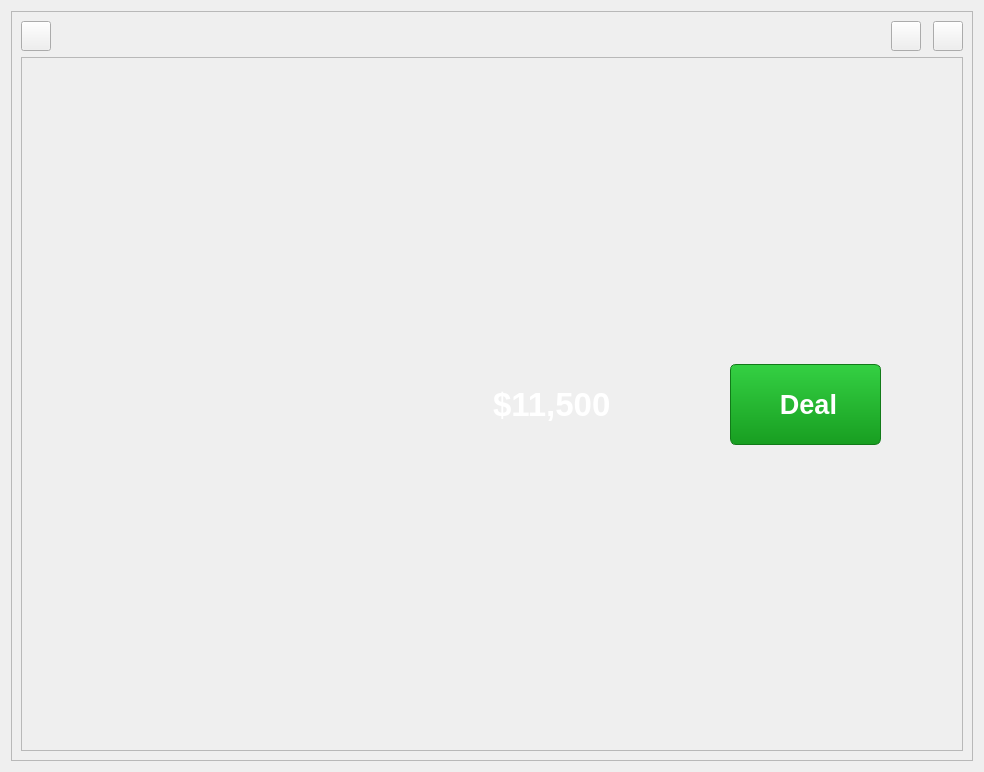
<?xml version="1.0" encoding="UTF-8"?>
<ui version="4.0">
 <class>Form</class>
 <widget class="QWidget" name="Form">
  <property name="geometry">
   <rect>
    <x>0</x>
    <y>0</y>
    <width>984</width>
    <height>772</height>
   </rect>
  </property>
  <property name="windowTitle">
   <string>Form</string>
  </property>
  <layout class="QGridLayout" name="gridLayout">
   <item row="0" column="0">
    <widget class="DraggableFrame" name="MainFrame">
     <property name="cursor">
      <cursorShape>ArrowCursor</cursorShape>
     </property>
     <property name="styleSheet">
      <string notr="true">#MainFrame
{
	border-image: url(:/images/res/images/green_table.png) 0 0 0 0 stretch stretch;
}
</string>
     </property>
     <property name="frameShape">
      <enum>QFrame::StyledPanel</enum>
     </property>
     <property name="frameShadow">
      <enum>QFrame::Raised</enum>
     </property>
     <layout class="QGridLayout" name="gridLayout_12">
      <item row="0" column="0">
       <layout class="QHBoxLayout" name="horizontalLayout_13">
        <property name="spacing">
         <number>12</number>
        </property>
        <item>
         <widget class="QPushButton" name="settingsButton_3">
          <property name="minimumSize">
           <size>
            <width>30</width>
            <height>30</height>
           </size>
          </property>
          <property name="maximumSize">
           <size>
            <width>30</width>
            <height>30</height>
           </size>
          </property>
          <property name="cursor">
           <cursorShape>PointingHandCursor</cursorShape>
          </property>
          <property name="styleSheet">
           <string notr="true">QPushButton 
{
	border-image: url(:/images/res/images/buttons/settings.png);
}
QPushButton:hover
{
	border-image: url(:/images/res/images/buttons/settings_hover.png);
}
</string>
          </property>
          <property name="text">
           <string/>
          </property>
         </widget>
        </item>
        <item>
         <spacer name="horizontalSpacer_23">
          <property name="orientation">
           <enum>Qt::Horizontal</enum>
          </property>
          <property name="sizeHint" stdset="0">
           <size>
            <width>40</width>
            <height>20</height>
           </size>
          </property>
         </spacer>
        </item>
        <item>
         <widget class="QPushButton" name="collapseButton_3">
          <property name="minimumSize">
           <size>
            <width>30</width>
            <height>30</height>
           </size>
          </property>
          <property name="maximumSize">
           <size>
            <width>30</width>
            <height>30</height>
           </size>
          </property>
          <property name="cursor">
           <cursorShape>PointingHandCursor</cursorShape>
          </property>
          <property name="styleSheet">
           <string notr="true">QPushButton 
{
	border-image: url(:/images/res/images/buttons/minimize.png);
}
QPushButton:hover
{
	border-image: url(:/images/res/images/buttons/minimize_hover.png);
}
</string>
          </property>
          <property name="text">
           <string/>
          </property>
         </widget>
        </item>
        <item>
         <widget class="QPushButton" name="closeButton_3">
          <property name="minimumSize">
           <size>
            <width>30</width>
            <height>30</height>
           </size>
          </property>
          <property name="maximumSize">
           <size>
            <width>30</width>
            <height>30</height>
           </size>
          </property>
          <property name="cursor">
           <cursorShape>PointingHandCursor</cursorShape>
          </property>
          <property name="styleSheet">
           <string notr="true">QPushButton 
{
	border-image: url(:/images/res/images/buttons/close.png);
}

QPushButton:hover
{
	border-image: url(:/images/res/images/buttons/close_hover.png);
}
</string>
          </property>
          <property name="text">
           <string/>
          </property>
         </widget>
        </item>
       </layout>
      </item>
      <item row="1" column="0">
       <widget class="QFrame" name="frame_4">
        <property name="frameShape">
         <enum>QFrame::StyledPanel</enum>
        </property>
        <property name="frameShadow">
         <enum>QFrame::Raised</enum>
        </property>
        <layout class="QGridLayout" name="gridLayout_13">
         <item row="0" column="1">
          <layout class="QVBoxLayout" name="verticalLayout_7">
           <item>
            <layout class="QHBoxLayout" name="horizontalLayout_15">
             <item>
              <spacer name="horizontalSpacer_28">
               <property name="orientation">
                <enum>Qt::Horizontal</enum>
               </property>
               <property name="sizeHint" stdset="0">
                <size>
                 <width>40</width>
                 <height>20</height>
                </size>
               </property>
              </spacer>
             </item>
             <item>
              <widget class="QLabel" name="topChipLabel_3">
               <property name="minimumSize">
                <size>
                 <width>120</width>
                 <height>120</height>
                </size>
               </property>
               <property name="maximumSize">
                <size>
                 <width>120</width>
                 <height>120</height>
                </size>
               </property>
               <property name="cursor">
                <cursorShape>PointingHandCursor</cursorShape>
               </property>
               <property name="styleSheet">
                <string notr="true">border-image: url(:/images/res/images/chips/chips_100_stack.png);</string>
               </property>
               <property name="text">
                <string/>
               </property>
              </widget>
             </item>
             <item>
              <widget class="QLabel" name="betAmountLabel_3">
               <property name="font">
                <font>
                 <pointsize>25</pointsize>
                 <bold>true</bold>
                </font>
               </property>
               <property name="styleSheet">
                <string notr="true">color: rgb(255, 255, 255);</string>
               </property>
               <property name="text">
                <string>$11,500</string>
               </property>
              </widget>
             </item>
             <item>
              <spacer name="horizontalSpacer_29">
               <property name="orientation">
                <enum>Qt::Horizontal</enum>
               </property>
               <property name="sizeHint" stdset="0">
                <size>
                 <width>40</width>
                 <height>20</height>
                </size>
               </property>
              </spacer>
             </item>
            </layout>
           </item>
          </layout>
         </item>
         <item row="0" column="2">
          <layout class="QGridLayout" name="gridLayout_15">
           <item row="0" column="0">
            <layout class="QVBoxLayout" name="verticalLayout_8">
             <item>
              <layout class="QHBoxLayout" name="horizontalLayout_17"/>
             </item>
            </layout>
           </item>
           <item row="1" column="0">
            <layout class="QGridLayout" name="gridLayout_16">
             <item row="0" column="1">
              <spacer name="verticalSpacer_16">
               <property name="orientation">
                <enum>Qt::Vertical</enum>
               </property>
               <property name="sizeHint" stdset="0">
                <size>
                 <width>148</width>
                 <height>36</height>
                </size>
               </property>
              </spacer>
             </item>
             <item row="1" column="0">
              <spacer name="horizontalSpacer_32">
               <property name="orientation">
                <enum>Qt::Horizontal</enum>
               </property>
               <property name="sizeHint" stdset="0">
                <size>
                 <width>18</width>
                 <height>20</height>
                </size>
               </property>
              </spacer>
             </item>
             <item row="1" column="1">
              <widget class="QToolButton" name="standButton_3">
               <property name="minimumSize">
                <size>
                 <width>151</width>
                 <height>81</height>
                </size>
               </property>
               <property name="maximumSize">
                <size>
                 <width>151</width>
                 <height>81</height>
                </size>
               </property>
               <property name="font">
                <font>
                 <pointsize>20</pointsize>
                 <bold>true</bold>
                </font>
               </property>
               <property name="cursor">
                <cursorShape>PointingHandCursor</cursorShape>
               </property>
               <property name="styleSheet">
                <string notr="true">QToolButton {
    background: qlineargradient(x1:0, y1:0, x2:0, y2:1, stop:0 #34d043, stop:1 #189e21);
    
    border: 1px solid #127a19; 
    border-radius: 6px;         
    color: white; 
    padding: 4px;

    padding-left: 10px; 
    text-align: left; 
}

QToolButton:hover {
    background: qlineargradient(x1:0, y1:0, x2:0, y2:1, stop:0 #2eb83c, stop:1 #158a1c);
}

QToolButton:pressed {
    background: qlineargradient(x1:0, y1:0, x2:0, y2:1, stop:0 #189e21, stop:1 #13791a);
}</string>
               </property>
               <property name="text">
                <string>Deal</string>
               </property>
               <property name="iconSize">
                <size>
                 <width>36</width>
                 <height>36</height>
                </size>
               </property>
               <property name="toolButtonStyle">
                <enum>Qt::ToolButtonTextBesideIcon</enum>
               </property>
              </widget>
             </item>
             <item row="1" column="2">
              <spacer name="horizontalSpacer_33">
               <property name="orientation">
                <enum>Qt::Horizontal</enum>
               </property>
               <property name="sizeHint" stdset="0">
                <size>
                 <width>18</width>
                 <height>20</height>
                </size>
               </property>
              </spacer>
             </item>
             <item row="2" column="1">
              <spacer name="verticalSpacer_17">
               <property name="orientation">
                <enum>Qt::Vertical</enum>
               </property>
               <property name="sizeHint" stdset="0">
                <size>
                 <width>20</width>
                 <height>40</height>
                </size>
               </property>
              </spacer>
             </item>
            </layout>
           </item>
           <item row="2" column="0">
            <layout class="QVBoxLayout" name="verticalLayout_9">
             <item>
              <layout class="QHBoxLayout" name="horizontalLayout_18"/>
             </item>
            </layout>
           </item>
          </layout>
         </item>
         <item row="0" column="0">
          <layout class="QGridLayout" name="gridLayout_14">
           <item row="0" column="0">
            <spacer name="horizontalSpacer_24">
             <property name="orientation">
              <enum>Qt::Horizontal</enum>
             </property>
             <property name="sizeHint" stdset="0">
              <size>
               <width>40</width>
               <height>20</height>
              </size>
             </property>
            </spacer>
           </item>
           <item row="0" column="1">
            <spacer name="horizontalSpacer_25">
             <property name="orientation">
              <enum>Qt::Horizontal</enum>
             </property>
             <property name="sizeType">
              <enum>QSizePolicy::Fixed</enum>
             </property>
             <property name="sizeHint" stdset="0">
              <size>
               <width>40</width>
               <height>20</height>
              </size>
             </property>
            </spacer>
           </item>
          </layout>
         </item>
        </layout>
       </widget>
      </item>
     </layout>
    </widget>
   </item>
  </layout>
 </widget>
 <customwidgets>
  <customwidget>
   <class>DraggableFrame</class>
   <extends>QFrame</extends>
   <header>E:\qt_projects\BJGUI\src\presentation\CustomWidgets\DraggableQFrame\draggableframe.h</header>
   <container>1</container>
  </customwidget>
 </customwidgets>
 <resources/>
 <connections/>
</ui>
